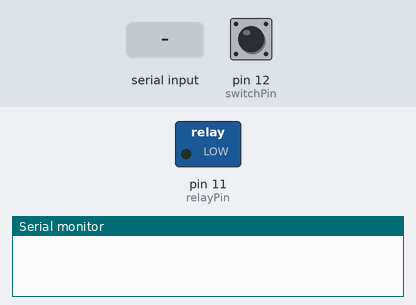
The sketch below on a simulated Arduino Uno, built with avr-gcc and run on an emulated ATmega328P. Shown: switched loads named in the sketch (green lamp = pin HIGH), the last lines printed to the serial monitor. The inputs (shaded band) are chosen by the test bench; at power-on: pin 12 (switchPin) HIGH.

Above: at 1.2 s.
1.3 s: "90,45\n" received over Serial
At 1.6 s:
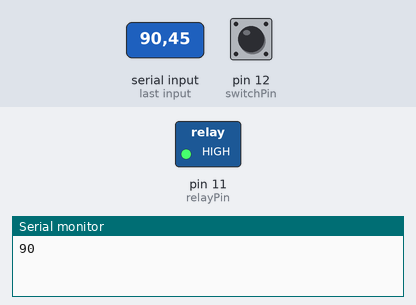
Timing chart, 0 to 4.3 s (numbered marks = the images above; inputs shaded):
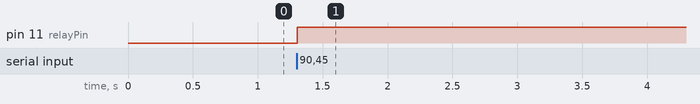

Measured:
- after the input at 1.3 s, pin 11 (relayPin): LOW → HIGH at once

The sketch:

treatDispenser.ino
```cpp
/*
  Treat Dispenser Code, allows to send an amount of portions (int, 1-9) via serial

  Wiring:
    Relay:
      the control pins are hooked up to Ground, 5v DC and relayPin defined below.
      The contactor pins are hooked up to connect/disconnect the drive motor to 5v 1A dc from the original power supply
    Switch:
      Rewired the original switch to be connected to switchPin and ground.

  And that's pretty much it.

  Written by Ellie Schaefer, 2025-12-03

*/


int relayPin = 11; // Define pin that relay signal uses
int switchPin = 12; // Define input pin for the switch

int treatSize = 0; // Initialize the treatsize, or amount of portions to dispense.

void setup() {
  // put your setup code here, to run once:
  pinMode(switchPin, INPUT_PULLUP); // Setup Switch
  pinMode(relayPin, OUTPUT); // Setup Relay Signal (One/High is defualt state)

  digitalWrite(relayPin, LOW); // Set relay to low, we don't want it running.

  Serial.begin(9600); // Initialize the serial connection
    while (!Serial) {
    ; // Empty loop, wait for serial port to connect. Needed for native USB port only
  }
}

void loop() {
  while(Serial.available() == 0) {
  } // Wait for something to be sent over serial

  treatSize = Serial.parseInt(); // Parse the amount of treats requested

  Serial.print(treatSize); // Print the amount of treats requested, this is to ensure signal was recieved as well as for debugging

  while(treatSize > 0) {  // While we still have treats to dispense...
    digitalWrite(relayPin, HIGH);  // Turn on the relay/motor
    while (digitalRead(switchPin) == HIGH) { // Wait for the pin to go low...
      delay(10);
    }
    while(digitalRead(switchPin) == LOW) { // Wait for the pin to go high again.  Once the pin has cycled states we know it's dispensed a portion
      delay(10);
    }
    treatSize--; // Decrememnt treat size
  }
  digitalWrite(relayPin, LOW); // Once we've dispnsed the requested amount of treats, turn the motor off
}
```
